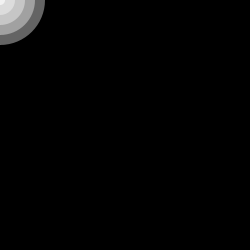
Frame 1 (no input)
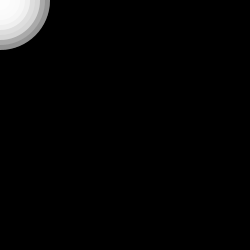
Frame 60 (the mouse pressed at the canvas centre just before this capture)
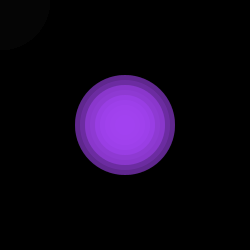
Frame 120 (the mouse held since frame 60 and released just before this capture)

The Processing sketch that drew these frames (run headless with seeded random() and noise(); from frame 60 on, the mouse is pressed at the canvas centre):

// Processing sketch: processing_18607
// ── processing_18607.pde

//variables
float c=255;
float c1=255;
float c2=255;
float x=0;

//background
void setup()
{
  frameRate(15);
  size(250, 250);
  background(0);
  noStroke();
  smooth();
}

//shape aniomation
void draw()
{
  x+=10;
  fill(0, 25);
  rect(0, 0, width, height);
  fill(c, c1, c2, 100);
  ellipse(pmouseX, pmouseY, x, x);
  ellipse(pmouseX, pmouseY, x-20, x-20);
  ellipse(pmouseX, pmouseY, x-40, x-40);
  ellipse(pmouseX, pmouseY, x-60, x-60);
  ellipse(pmouseX, pmouseY, x-80, x-80);
  ellipse(pmouseX, pmouseY, x-100, x-100);
  if (x>=50)
  {
    x=-10;
  }
}

//random colour selector on mouse release
void mousePressed()
{
  x=0;
  c=random(255);
  c1=random(255);
  c2=random(255);
}
